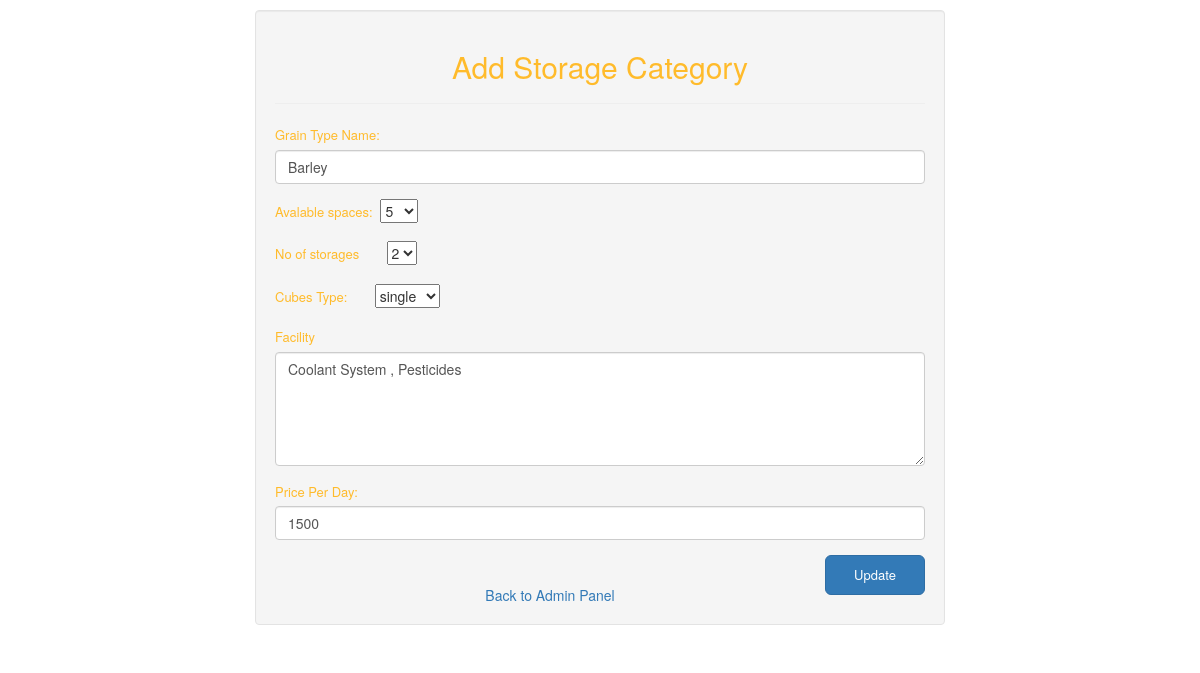
The page /admin/edit_room_cat.php?roomname=Barley on the database its author committed.
### tables this page shows
CREATE TABLE `room_category` (
  `roomname` text NOT NULL,
  `room_qnty` int(11) NOT NULL,
  `available` int(11) NOT NULL,
  `booked` int(11) NOT NULL,
  `no_bed` int(11) NOT NULL,
  `bedtype` text NOT NULL,
  `facility` text NOT NULL,
  `price` float NOT NULL
);

### admin/include/class.user.php (called while the page is built, shortened)
<?php
        class user
        {
            public function __construct()
            {
                $this->db=new mysqli(DB_SERVER,DB_USERNAME,DB_PASSWORD,'silo');
            }
        }
?>

### admin/edit_room_cat.php (the view, shortened to what this page needs)
<?php
include_once 'include/class.user.php';
$user=new User();
$room_cat=$_GET['roomname'];
$sql="SELECT * FROM room_category WHERE roomname='$room_cat'";
$query=mysqli_query($user->db, $sql);
$row = mysqli_fetch_array($query);
?>
<!DOCTYPE html>
<html lang="en">
<head>
    <link rel="stylesheet" href="https://maxcdn.bootstrapcdn.com/bootstrap/3.3.7/css/bootstrap.min.css">
    <link rel="stylesheet" href="css/reg.css" type="text/css">
</head>
<body>
    <div class="container">
        <div class="well">
            <h2>Add Storage Category</h2>
            <hr>
            <form action="" method="post" name="room_category">
                <div class="form-group">
                    <label for="roomname">Grain Type Name:</label>
                    <input type="text" class="form-control" name="roomname" value="<?php echo $row['roomname'] ?>" required>
                </div>
                 <div class="form-group">
                    <label for="qty">Avalable spaces:</label>&nbsp;
                    <select name="room_qnty">
                    <option value="<?php echo $row['room_qnty'] ?>"><?php echo $row['room_qnty'] ?></option>
                    </select>
                </div>
                <div class="form-group">
                    <label for="bed">No of storages</label>&nbsp;&nbsp;&nbsp;&nbsp;&nbsp;&nbsp;
                    <select name="no_bed">
                     <option value="<?php echo $row['no_bed'] ?>"><?php echo $row['no_bed'] ?></option>
                    </select>
                </div>
                <div class="form-group">
                    <label for="bedtype">Cubes Type:</label>&nbsp;&nbsp;&nbsp;&nbsp;&nbsp;&nbsp;
                   <select name="bedtype">
                     <option value="<?php echo $row['bedtype'] ?>"><?php echo $row['bedtype'] ?></option>
                    </select>
                </div>
                <div class="form-group">
                    <label for="Facility">Facility</label>
                    <textarea class="form-control" rows="5" name="facility"><?php echo $row['facility'] ?></textarea>
                </div>
               <div class="form-group">
                    <label for="price">Price Per Day:</label>
                    <input type="text" class="form-control" name="price" value="<?php echo $row['price'] ?>" required>
                </div>
                <button type="submit" class="btn btn-lg btn-primary button" name="submit">Update</button>
               <br>
                <div id="click_here">
                    <a href="../admin.php">Back to Admin Panel</a>
                </div>
            </form>
        </div>
    </div>
</body>
</html>

### admin/css/reg.css (style rules this page uses)
body { background-image: url('../../images/home_bg.jpg'); background-repeat: no-repeat; background-attachment: fixed; }
h2 { text-align: center; color: #ffbb2b; }
#click_here { margin-top: 10px; text-align: center; }
.container { width: 60%; margin-top: 10px; }
label { color:#ffbb2b; font-size: 13px; font-weight: 100; }
.button { width: 100px; float: right; font-size: 13px; }

### rows shown on the page
room_category: roomname "Barley", room_qnty "5", no_bed "2", bedtype "single", facility "Coolant System , Pesticides", price "1500"
